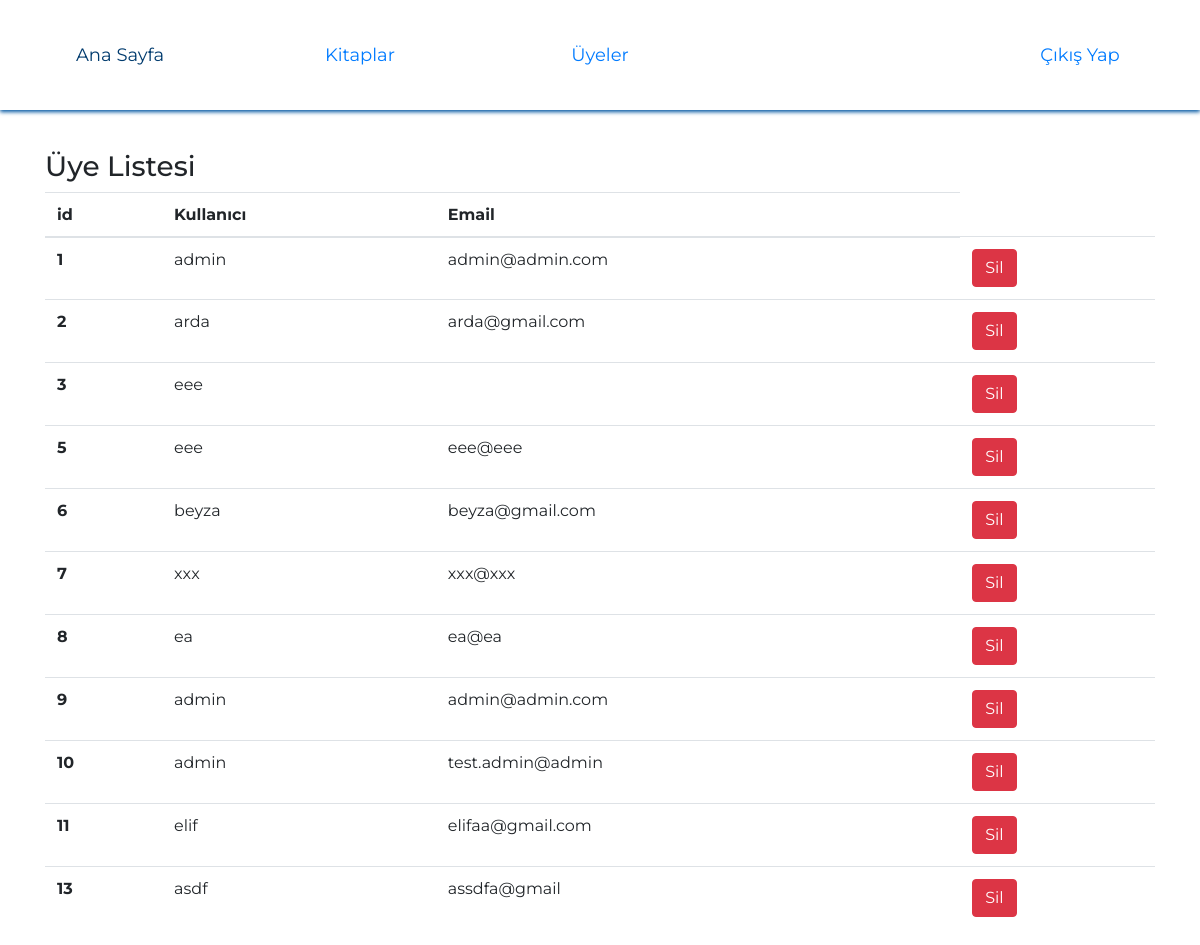
/admin_users, run on the app's committed database.
### app.py (models this page shows)
class User(UserMixin,db.Model):
    id = db.Column(db.Integer, primary_key=True)
    username = db.Column(db.String(120))
    email = db.Column(db.String(120))
    password = db.Column(db.String(80))

### app.py (the view)
@app.route("/admin_users")
def admin_users():
    users = User.query.all()
    return render_template("admin_users.html", users=users)

### templates/admin_users.html (shortened to what this page needs)
<html>
<head>
    <link rel="stylesheet" href="https://maxcdn.bootstrapcdn.com/bootstrap/4.0.0/css/bootstrap.min.css">
    <link rel="stylesheet" type="text/css" href="../static/css/home.css" />
</head>
<body>
    <div>
        <section class='header'>
            <header>
                <ul class='menu'>
                    <li>
                        <a href='/admin'>Ana Sayfa</a>
                    </li>
                    <li>
                        <a href='/admin_book'>Kitaplar</a>
                    </li>
                    <li>
                        <a href='/admin_users'>Üyeler</a>
                    </li>
                    <li>
                        <a href='#'></a>
                    </li>
                    <li class="logout">
                        <a href='/logout'>Çıkış Yap</a>
                    </li>
                </ul>
            </header>
        </section>
        <div style="margin-top: 150px;" class="container">
            <table class="table">
                <h3>Üye Listesi</h3>
                <thead>
                    <tr>
                        <th scope="col">id</th>
                        <th scope="col">Kullanıcı</th>
                        <th scope="col">Email</th>
                    </tr>
                </thead>
                <tbody>
                    {%for user in users %}
                    <tr>
                        <th scope="row">{{user.id}}</th>
                        <td>{{user.username}}</td>
                        <td>{{user.email}}</td>
                        <td><a href="/user_delete/{{user.id}}" class="btn btn-danger">Sil</a>
                    </tr>
                    {% endfor %}
                </tbody>
            </table>
        </div>
    </div>
</body>
</html>

### static/css/home.css (style rules this page uses)
body { font-family: "Montserrat", Helvetica, sans-serif; background-color: white; }
a { font-weight: 400; font-size: 18px; -webkit-transition: all 0.25s; transition: all 0.25s; }
ul { padding: 0; margin: 0; }
.header { position: fixed; top: 0; left: 0; right: 0; height: 110px; background: #fff; box-shadow: 0 2px 4px #0056a1; }
.menu li { width: 20%; height: 110px; box-sizing: border-box; display: block; float: left; list-style: none; position: relative; display: table; border-bottom: 0px solid #007fed; -webkit-transition: all 0.25s; transition: all 0.25s; }
.menu li a { display: block; text-align: center; display: table-cell; vertical-align: middle; text-decoration: none; }

### data on the page
User: id "1", username "admin", email "admin@admin.com"
User: id "2", username "arda", email "arda@gmail.com"
User: id "3", username "eee"
User: id "5", username "eee", email "eee@eee"
User: id "6", username "beyza", email "beyza@gmail.com"
User: id "7", username "xxx", email "xxx@xxx"
User: id "8", username "ea", email "ea@ea"
User: id "9", username "admin", email "admin@admin.com"
User: id "10", username "admin", email "test.admin@admin"
User: id "11", username "elif", email "elifaa@gmail.com"
User: id "13", username "asdf", email "assdfa@gmail"
